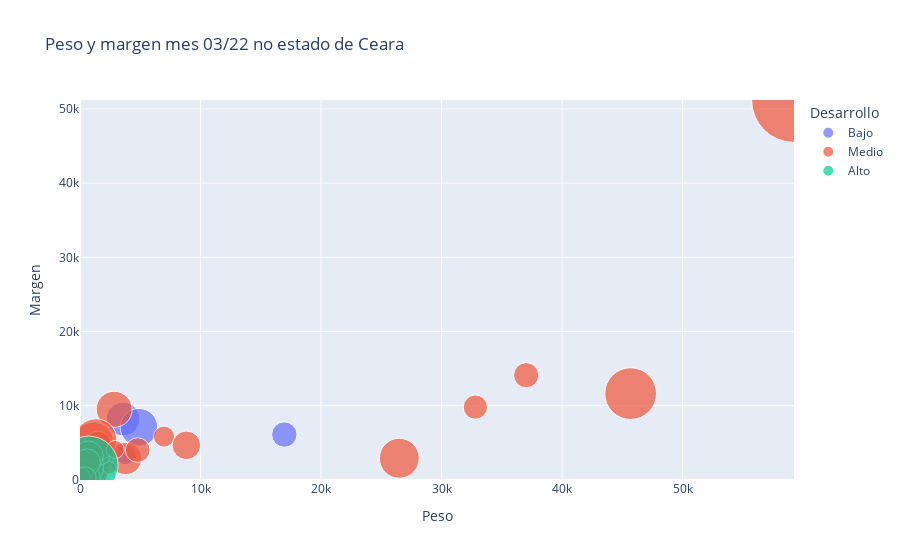

Notebook code for this chart:
### Code cell
fig2 = px.scatter(ventas_tot_mun_22,
                 x = 'Peso',
                 y = 'Margen',
                  range_x=[0, ventas_tot_mun_22.Peso.max()],
                  range_y=[0, ventas_tot_mun_22.Margen.max()],
                 category_orders = {'Desarrollo': opciones_desarrollo},
                 size = 'Poblacion',
                  size_max= 60,
                 hover_name= 'Municipio',
                 hover_data= {'Estado' : False,
                              'AtividadePrincipal' : True,
                              'Margen' : False,
                              'Peso' : ':,.0f',
                              'PBIperCapita' : ':,.0f',
                              'Poblacion' : ':,.0f',
                              'IDHM' : ':,.2f',
                              'ReceitaBruta' : ':,.0f'},
                 color = 'Desarrollo',
                 title= f'Peso y margen mes {mes} no estado de {estado}'
                 )
fig2.show()

### Figure 1 — Plotly figure (JSON) as saved in the notebook; plotly's stock layout.template omitted (floating-point values rounded to 4 significant figures; data arrays with more than 128 entries replaced by an {"elided": "..."} marker saying what was removed)
{"data": [{"customdata": [["Ceara", "Administracion Publica", 7684.0, 16714, 0.54, 4817.0], ["Ceara", "Administracion Publica", 8815.0, 16116, 0.591, 8831.0], ["Ceara", "Administracion Publica", 8137.0, 15757, 0.575, 21540.0], ["Ceara", "Administracion Publica", 7826.0, 43917, 0.582, 33840.0], ["Ceara", "Administracion Publica", 7732.0, 18700, 0.597, 14800.0], ["Ceara", "Administracion Publica", 7789.0, 27008, 0.578, 7852.0], ["Ceara", "Administracion Publica", 8007.0, 8555, 0.576, 2730.0], ["Ceara", "Administracion Publica", 7714.0, 21246, 0.594, 4048.0], ["Ceara", "Administracion Publica", 7711.0, 11165, 0.562, 2984.0], ["Ceara", "Administracion Publica", 9844.0, 24949, 0.598, 66210.0], ["Ceara", "Administracion Publica", 9309.0, 4784, 0.585, 212.4], ["Ceara", "Administracion Publica", 7875.0, 21707, 0.564, 9797.0], ["Ceara", "Administracion Publica", 7438.0, 17584, 0.569, 334.3], ["Ceara", "Administracion Publica", 8527.0, 54687, 0.595, 31500.0], ["Ceara", "Administracion Publica", 7618.0, 31391, 0.57, 5353.0]], "hovertemplate": "<b>%{hovertext}</b><br><br>Desarrollo=Bajo<br>Peso=%{x:,.0f}<br>Poblacion=%{customdata[3]:,.0f}<br>AtividadePrincipal=%{customdata[1]}<br>PBIperCapita=%{customdata[2]:,.0f}<br>IDHM=%{customdata[4]:,.2f}<br>ReceitaBruta=%{customdata[5]:,.0f}<extra></extra>", "hovertext": ["Salitre", "Quixelô", "Saboeiro", "Mombaça", "Cariús", "Caririaçu", "Tarrafas", "Quiterianópolis", "Potengi", "Jucás", "Granjeiro", "Araripe", "Aiuaba", "Acopiara", "Parambu"], "legendgroup": "Bajo", "marker": {"color": "#636efa", "size": [16714, 16116, 15757, 43917, 18700, 27008, 8555, 21246, 11165, 24949, 4784, 21707, 17584, 54687, 31391], "sizemode": "area", "sizeref": 77.3, "symbol": "circle"}, "mode": "markers", "name": "Bajo", "orientation": "v", "showlegend": true, "type": "scatter", "x": [515.6, 1258.0, 3753.0, 3575.0, 1116.0, 636.4, 251.3, 230.4, 260.2, 16950.0, 13.92, 1107.0, 21.2, 4890.0, 577.9], "xaxis": "x", "y": [1269.0, 1886.0, 3430.0, 8208.0, 4351.0, 2235.0, 793.1, 1046.0, 774.4, 6118.0, 79.56, 2467.0, 131.7, 7107.0, 1651.0], "yaxis": "y"}, {"customdata": {"elided": "37x6 mixed values"}, "hovertemplate": "<b>%{hovertext}</b><br><br>Desarrollo=Medio<br>Peso=%{x:,.0f}<br>Poblacion=%{customdata[3]:,.0f}<br>AtividadePrincipal=%{customdata[1]}<br>PBIperCapita=%{customdata[2]:,.0f}<br>IDHM=%{customdata[4]:,.2f}<br>ReceitaBruta=%{customdata[5]:,.0f}<extra></extra>", "hovertext": ["Piquet Carneiro", "Orós", "Nova Olinda", "Porteiras", "Penaforte", "Abaiara", "Tauá", "Várzea Alegre", "Pereiro", "Altaneira", "Catarina", "Ereré", "Russas", "Missão Velha", "Limoeiro do Norte", "Mauriti", "Antonina do Norte", "Assaré", "Aurora", "Baixio", "Barbalha", "Barro", "Brejo Santo", "Campos Sales", "Cedro", "Milagres", "Morada Nova", "Icó", "Iguatu", "Ipaumirim", "Jaguaribe", "Jardim", "Jati", "Juazeiro do Norte", "Lavras da Mangabeira", "Iracema", "Farias Brito"], "legendgroup": "Medio", "marker": {"color": "#EF553B", "size": [17210, 21342, 15798, 14920, 9207, 11965, 59259, 41078, 16356, 7712, 21041, 7254, 79550, 35566, 60232, 48370, 7402, 23537, 24567, 6318, 61662, 22834, 50195, 27513, 25612, 27413, 61590, 68303, 103633, 12507, 34592, 27187, 8150, 278264, 31476, 14351, 19330], "sizemode": "area", "sizeref": 77.3, "symbol": "circle"}, "mode": "markers", "name": "Medio", "orientation": "v", "showlegend": true, "type": "scatter", "x": [6970.0, 312.8, 372.4, 1477.0, 1096.0, 224.6, 784.7, 3783.0, 390.8, 89.88, 33.12, 88.8, 537.6, 1561.0, 1141.0, 521.7, 393.4, 4788.0, 37030.0, 2436.0, 26490.0, 32800.0, 2835.0, 965.0, 1548.0, 1499.0, 22.6, 1311.0, 45690.0, 2927.0, 698.9, 598.2, 94.16, 59240.0, 8829.0, 59.16, 405.9], "xaxis": "x", "y": [5849.0, 848.2, 1956.0, 1309.0, 3585.0, 813.1, 3074.0, 2900.0, 1372.0, 298.7, 282.2, 317.6, 1629.0, 3400.0, 5152.0, 1822.0, 507.1, 4031.0, 14110.0, 1651.0, 2929.0, 9825.0, 9528.0, 4061.0, 3729.0, 4782.0, 87.53, 5428.0, 11640.0, 4114.0, 3241.0, 2401.0, 509.1, 51200.0, 4674.0, 392.8, 279.1], "yaxis": "y"}, {"customdata": [["Ceara", "Servicios", 13320.0, 133913, 0.713, 7074.0]], "hovertemplate": "<b>%{hovertext}</b><br><br>Desarrollo=Alto<br>Peso=%{x:,.0f}<br>Poblacion=%{customdata[3]:,.0f}<br>AtividadePrincipal=%{customdata[1]}<br>PBIperCapita=%{customdata[2]:,.0f}<br>IDHM=%{customdata[4]:,.2f}<br>ReceitaBruta=%{customdata[5]:,.0f}<extra></extra>", "hovertext": ["Crato"], "legendgroup": "Alto", "marker": {"color": "#00cc96", "size": [133913], "sizemode": "area", "sizeref": 77.3, "symbol": "circle"}, "mode": "markers", "name": "Alto", "orientation": "v", "showlegend": true, "type": "scatter", "x": [722.9], "xaxis": "x", "y": [1951.0], "yaxis": "y"}], "layout": {"legend": {"itemsizing": "constant", "title": {"text": "Desarrollo"}, "tracegroupgap": 0}, "title": {"text": "Peso y margen mes 03/22 no estado de Ceara"}, "xaxis": {"anchor": "y", "domain": [0.0, 1.0], "range": [0, 59240.0], "title": {"text": "Peso"}}, "yaxis": {"anchor": "x", "domain": [0.0, 1.0], "range": [0, 51200.0], "title": {"text": "Margen"}}}}
